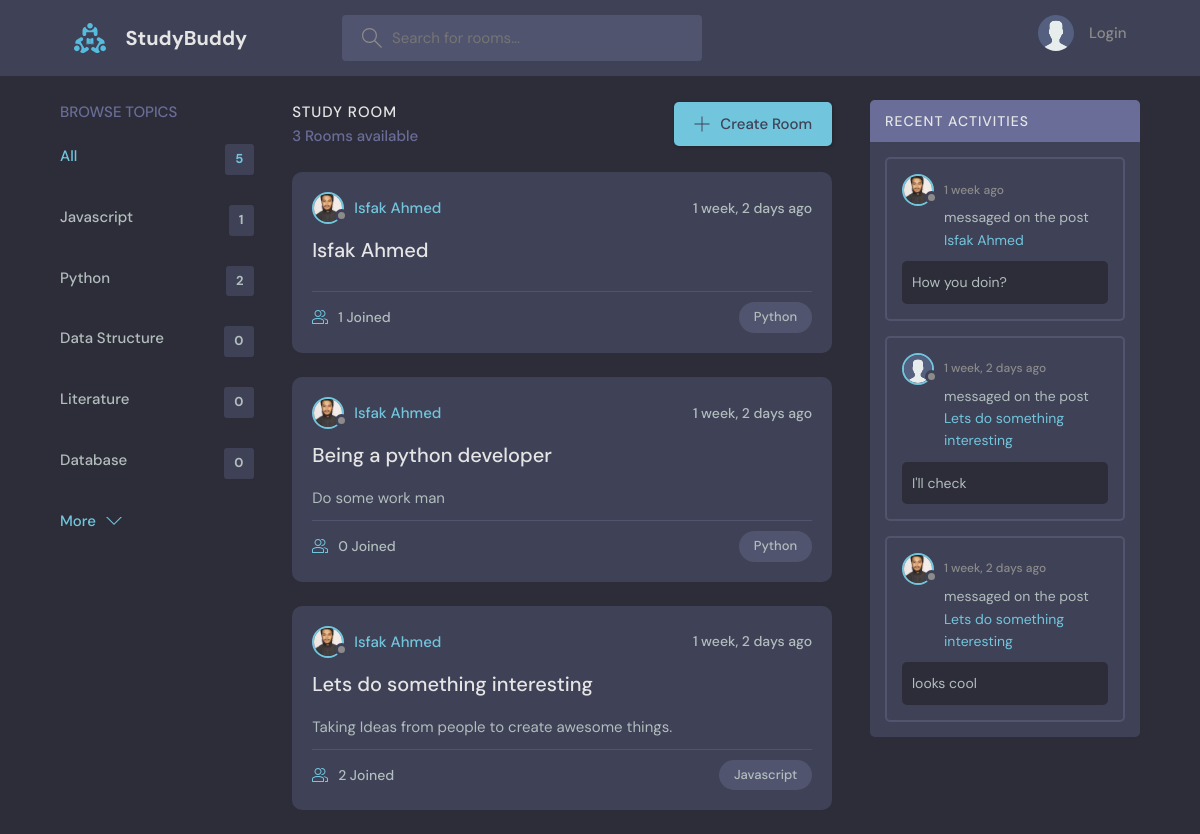
The page / on the database its author committed.
### base/models.py (models this page shows, shortened)
class Topic(models.Model):
    name = models.CharField(max_length=200)

class Rooom(models.Model):
    host = models.ForeignKey(User, on_delete=models.SET_NULL, null=True)
    topic = models.ForeignKey(Topic, on_delete=models.SET_NULL, null=True)
    name = models.CharField(max_length=200)
    description = models.TextField(null = True, blank=True)
    participants = models.ManyToManyField(User, related_name='participants', blank=True)
    updated = models.DateTimeField(auto_now=True)
    created = models.DateTimeField(auto_now_add=True)
    class Meta:
        ordering = ['-updated', '-created']

class User(AbstractUser):
    name = models.CharField(max_length=200, null = True)
    email = models.EmailField(unique = True, null=True)
    bio = models.TextField(null = True)
    avatar = models.ImageField(null = True, default = "avatar.svg")
    USERNAME_FIELD = 'email'
    REQUIRED_FIELDS = []

class Message(models.Model):
    user = models.ForeignKey(User, on_delete = CASCADE)
    room = models.ForeignKey(Rooom, on_delete=models.CASCADE)
    body = models.TextField()
    updated = models.DateTimeField(auto_now=True)
    created = models.DateTimeField(auto_now_add=True)
    class Meta:
        ordering = ['-updated', '-created']

### base/views.py (the view)
# urls.py: path('', views.home, name = 'home'),
def home(request):
    q = request.GET.get('q') if request.GET.get('q') != None else ''
    room = Rooom.objects.filter(
        Q(topic__name__icontains = q)|
        Q(name__icontains = q)|
        Q(description__icontains = q)
    )
    room_count = room.count()
    topic = Topic.objects.all()[0:5]
    room_messages = Message.objects.filter(Q(room__topic__name__icontains = q))
    context = {
        'rooms' : room,
        'topics' : topic,
        'room_count' : room_count,
        'room_messages' : room_messages,
    }
    return render(request, 'home.html', context)

### base/templates/home.html (shortened to what this page needs)
{% extends "main.html" %}
{% load static %}
{% block content %}
<main class="layout layout--3">
  <div class="container">
    {% include "topics_component.html" %}
    <div class="roomList">
      <div class="roomList__header">
        <div>
          <h2>Study Room</h2>
          <p>{{room_count}} Rooms available</p>
        </div>
        <a class="btn btn--main" href="{% url 'createroom' %}">
          <svg version="1.1" xmlns="http://www.w3.org/2000/svg" width="32" height="32" viewBox="0 0 32 32">
            <title>add</title>
            <path
              d="M16.943 0.943h-1.885v14.115h-14.115v1.885h14.115v14.115h1.885v-14.115h14.115v-1.885h-14.115v-14.115z">
            </path>
          </svg>
          Create Room
        </a>
      </div>
      {% include "feed_component.html" %}
    </div>
    {% include "activity_component.html" %}
  </div>
</main>
{% endblock content %}

### base/templates/topics_component.html
<div class="topics">
    <div class="topics__header">
        <h2>Browse Topics</h2>
    </div>
    <ul class="topics__list">
        <li>
            <a href="{% url 'home' %}" class="active">All <span>{{topics.count}}</span></a>
        </li>
        {% for topic in topics %}
        <li>
            <a href=" {% url 'home' %}?q={{topic.name}} "> {{topic.name}} <span> {{topic.rooom_set.all.count}} </span></a>
        </li>
        {% endfor %}
    </ul>
    {% if topics.count > 4 %}
    <a class="btn btn--link" href="{% url 'topics' %}">
        More
        <svg version="1.1" xmlns="http://www.w3.org/2000/svg" width="32" height="32" viewBox="0 0 32 32">
            <title>chevron-down</title>
            <path d="M16 21l-13-13h-3l16 16 16-16h-3l-13 13z"></path>
        </svg>
    </a>
    {% endif %}
</div>

### base/templates/feed_component.html (shortened to what this page needs)
{% for room in rooms %}
<div class="roomListRoom">
    <div class="roomListRoom__header">
      <a href="{% url 'userprofile' room.host.id %}" class="roomListRoom__author">
        <div class="avatar avatar--small">
          <img src="{{room.host.avatar.url}}" />
        </div>
        <span>{{room.host.name}}</span>
      </a>
      <div class="roomListRoom__actions">
        <span> {{room.created|timesince}} ago</span>
      </div>
    </div>
    <div class="roomListRoom__content">
      <a href="{% url 'room' room.id %}">{{room.name}}</a>
      <p>
        {{room.description}}
      </p>
    </div>
    <div class="roomListRoom__meta">
      <a href="{% url 'room' room.id %}" class="roomListRoom__joined">
        {{room.participants.count}} Joined
      </a>
      <p class="roomListRoom__topic">{{room.topic.name}}</p>
    </div>
  </div>
{% endfor %}

### base/templates/activity_component.html (shortened to what this page needs)
<div class="activities">
  <div class="activities__header">
    <h2>Recent Activities</h2>
  </div>
  {% for message in room_messages %}
  <div class="activities__box">
    <div class="activities__boxHeader roomListRoom__header">
      <a href="{% url 'userprofile' message.user.id %}" class="roomListRoom__author">
        <div class="avatar avatar--small">
          <img src="{{message.user.avatar.url}}" />
        </div>
        <p>
          <span>{{message.created|timesince}} ago</span>
        </p>
      </a>
    </div>
    <div class="activities__boxContent">
      <p> messaged on the post <a href="{% url 'room' message.room.id %}">{{message.room.name}}</a></p>
      <div class="activities__boxRoomContent">
        {{message.body}}
      </div>
    </div>
  </div>
  {% endfor %}
</div>

### rows shown on the page
Topic: name "Javascript", rooom_set.all.count "1"
Topic: name "Python", rooom_set.all.count "2"
Topic: name "Data Structure", rooom_set.all.count "0"
Topic: name "Literature", rooom_set.all.count "0"
Topic: name "Database", rooom_set.all.count "0"
Rooom: host.avatar (picture), host.name "Isfak Ahmed", created "1 week, 2 days", name "Isfak Ahmed", participants.count "1", topic.name "Python"
Rooom: host.avatar (picture), host.name "Isfak Ahmed", created "1 week, 2 days", name "Being a python developer", description "Do some work man", participants.count "0", topic.name "Python"
Rooom: host.avatar (picture), host.name "Isfak Ahmed", created "1 week, 2 days", name "Lets do something interesting", description "Taking Ideas from people to create awesome things.", participants.count "2", topic.name "Javascript"
Message: user.avatar (picture), created "1 week", room.name "Isfak Ahmed", body "How you doin?"
Message: user.avatar (placeholder picture), created "1 week, 2 days", room.name "Lets do something interesting", body "I'll check"
Message: user.avatar (picture), created "1 week, 2 days", room.name "Lets do something interesting", body "looks cool"

### other values the page prints
{{ topics.count }} "5"
{{ room_count }} "3"
